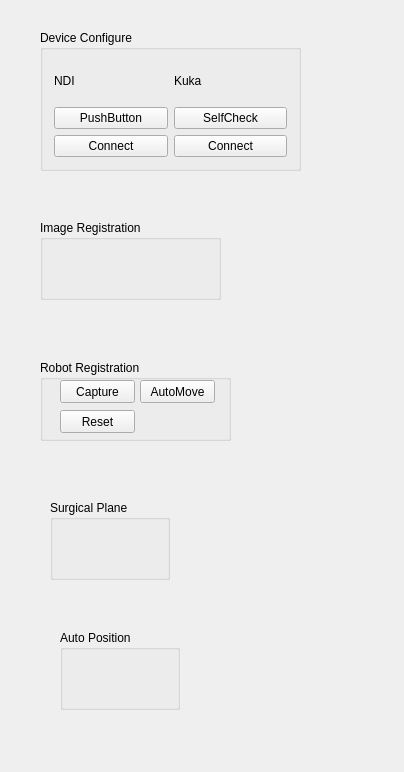
<?xml version="1.0" encoding="UTF-8"?>
<ui version="4.0">
 <class>SurgicalSimulateControls</class>
 <widget class="QWidget" name="SurgicalSimulateControls">
  <property name="geometry">
   <rect>
    <x>0</x>
    <y>0</y>
    <width>404</width>
    <height>772</height>
   </rect>
  </property>
  <property name="minimumSize">
   <size>
    <width>0</width>
    <height>0</height>
   </size>
  </property>
  <property name="windowTitle">
   <string>QmitkTemplate</string>
  </property>
  <widget class="QGroupBox" name="groupBox">
   <property name="geometry">
    <rect>
     <x>40</x>
     <y>30</y>
     <width>261</width>
     <height>141</height>
    </rect>
   </property>
   <property name="title">
    <string>Device Configure</string>
   </property>
   <layout class="QGridLayout" name="gridLayout">
    <item row="1" column="1">
     <widget class="QPushButton" name="pushButton_selfcheck">
      <property name="text">
       <string>SelfCheck</string>
      </property>
     </widget>
    </item>
    <item row="0" column="1">
     <widget class="QLabel" name="label_2">
      <property name="text">
       <string>Kuka</string>
      </property>
     </widget>
    </item>
    <item row="2" column="1">
     <widget class="QPushButton" name="pushButton_connectKuka">
      <property name="text">
       <string>Connect</string>
      </property>
     </widget>
    </item>
    <item row="0" column="0">
     <widget class="QLabel" name="label">
      <property name="text">
       <string>NDI</string>
      </property>
     </widget>
    </item>
    <item row="1" column="0">
     <widget class="QPushButton" name="pushButton">
      <property name="text">
       <string>PushButton</string>
      </property>
     </widget>
    </item>
    <item row="2" column="0">
     <widget class="QPushButton" name="pushButton_connectVega">
      <property name="text">
       <string>Connect</string>
      </property>
     </widget>
    </item>
   </layout>
  </widget>
  <widget class="QGroupBox" name="groupBox_2">
   <property name="geometry">
    <rect>
     <x>40</x>
     <y>220</y>
     <width>181</width>
     <height>80</height>
    </rect>
   </property>
   <property name="title">
    <string>Image Registration</string>
   </property>
  </widget>
  <widget class="QGroupBox" name="groupBox_3">
   <property name="geometry">
    <rect>
     <x>40</x>
     <y>360</y>
     <width>191</width>
     <height>81</height>
    </rect>
   </property>
   <property name="title">
    <string>Robot Registration</string>
   </property>
   <widget class="QPushButton" name="pushButton_captureRobot">
    <property name="geometry">
     <rect>
      <x>20</x>
      <y>20</y>
      <width>75</width>
      <height>23</height>
     </rect>
    </property>
    <property name="text">
     <string>Capture</string>
    </property>
   </widget>
   <widget class="QPushButton" name="pushButton_automove">
    <property name="geometry">
     <rect>
      <x>100</x>
      <y>20</y>
      <width>75</width>
      <height>23</height>
     </rect>
    </property>
    <property name="text">
     <string>AutoMove</string>
    </property>
   </widget>
   <widget class="QPushButton" name="pushButton_resetRobotReg">
    <property name="geometry">
     <rect>
      <x>20</x>
      <y>50</y>
      <width>75</width>
      <height>23</height>
     </rect>
    </property>
    <property name="text">
     <string>Reset</string>
    </property>
   </widget>
  </widget>
  <widget class="QGroupBox" name="groupBox_4">
   <property name="geometry">
    <rect>
     <x>50</x>
     <y>500</y>
     <width>120</width>
     <height>80</height>
    </rect>
   </property>
   <property name="title">
    <string>Surgical Plane</string>
   </property>
  </widget>
  <widget class="QGroupBox" name="groupBox_5">
   <property name="geometry">
    <rect>
     <x>60</x>
     <y>630</y>
     <width>120</width>
     <height>80</height>
    </rect>
   </property>
   <property name="title">
    <string>Auto Position</string>
   </property>
  </widget>
 </widget>
 <layoutdefault spacing="6" margin="11"/>
 <resources/>
 <connections/>
</ui>
